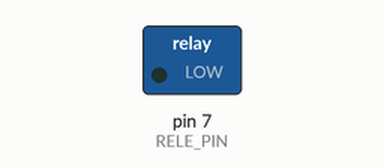
Recording of a sketch running on a simulated Arduino Uno, built with avr-gcc and run on an emulated ATmega328P. On the bench: switched loads named in the sketch (green lamp = pin HIGH). Dashed ring = blinking.

Above: at 0.5 s.
Timing chart, 0 to 4.6 s (numbered marks = the images above):
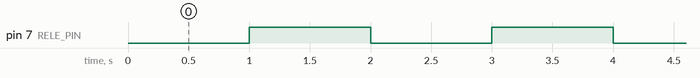

Measured:
- by itself, pin 7 (RELE_PIN): alternates HIGH for 1.0 s and LOW for 1.0 s

The sketch:

rele.ino
```cpp
/// Dependencias de este programa:

// Declaración de defines.

#define RELE_PIN 7
#define RELE_ACTIVO HIGH        // definido según jumper de módulo
#define RELE_INACTIVO LOW       // definido según jumper de módulo


// Declaración de variables.

///////////////////////////////////////////////////////////////

// Setup del arduino.

void setup() {
    #ifdef RELE_PIN
        pinMode(RELE_PIN, OUTPUT);
    #endif
}

// Rutina del arduino.

void loop() {
    static unsigned long previousMillis = 0;
    unsigned long currentMillis = millis();

    if (currentMillis - previousMillis >= 1000) {
        digitalWrite(RELE_PIN, !digitalRead(RELE_PIN));
        previousMillis = currentMillis;
    }
}

//////////////////////////////////////////////////////////////

// Zona de declaración de funciones.
```
